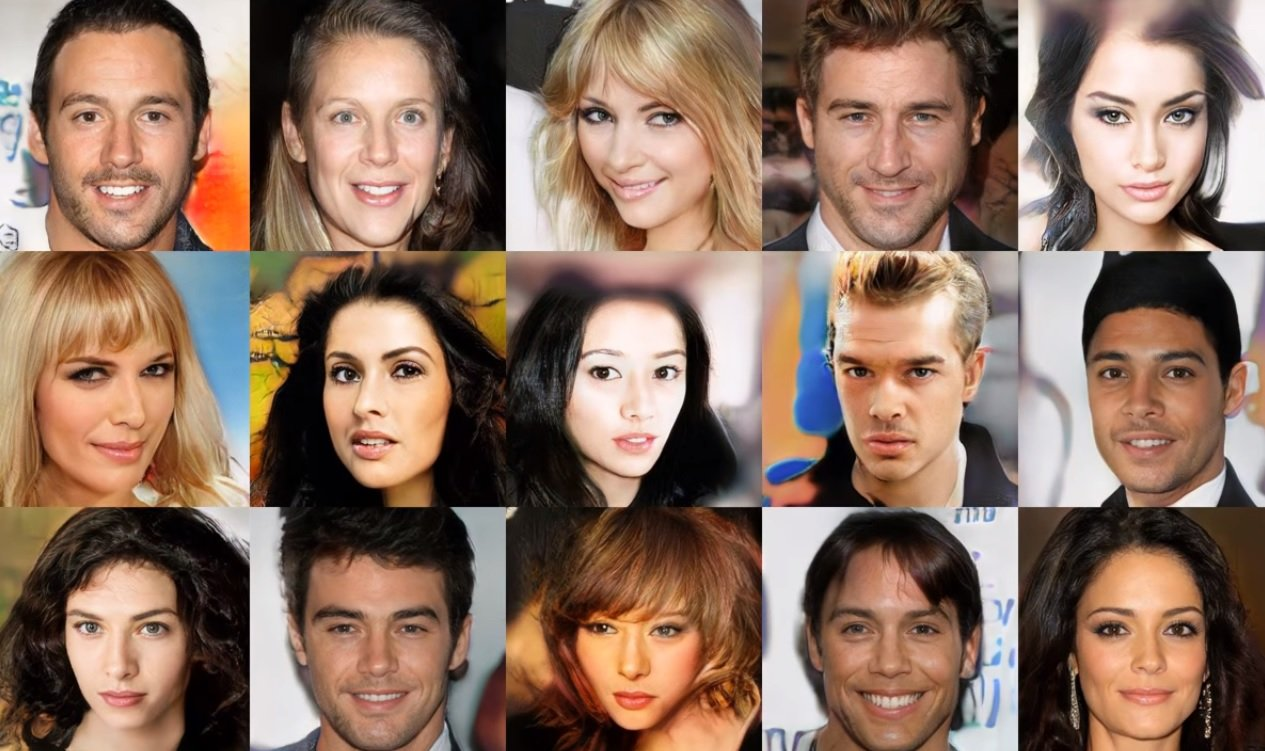
#> input picture haarCascade/face-detection/img/2.jpg, 1265 x 751 px, given as the content of the folder yuzverileri, which was not available
$ python -i training.py   (imports and definitions only)
#> lines starting #> are read from the running program, lines starting #| are printed output that depends on the picture; pictures that were not available may be replaced by others from this repository, and a replacement may not be noted
import cv2, os
import numpy as np
from PIL import Image

recognizer = cv2.face.LBPHFaceRecognizer_create()
cascadePath = "face.xml"
faceCascade = cv2.CascadeClassifier(cascadePath)
path = 'yuzverileri'


def get_images_and_labels(path):
#> called with path = 'yuzverileri'
    image_paths = [os.path.join(path, f) for f in os.listdir(path)]
    images = []
    labels = []
    for image_path in image_paths:
        image_pil = Image.open(image_path).convert('L')
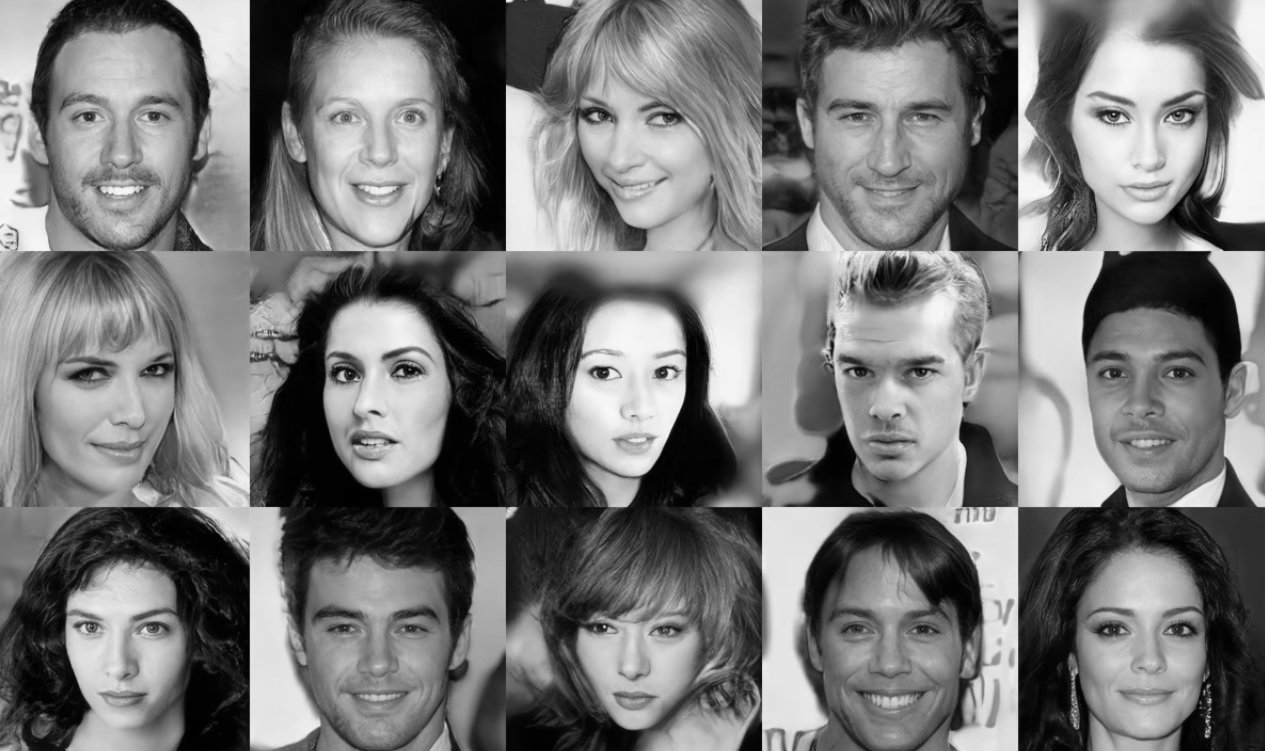
#> image_pil: PIL image 1265x751 L; min 0, max 255, mean 118.5
        image = np.array(image_pil, 'uint8')
        nbr = int(os.path.split(image_path)[1].split(".")[0].replace("face-", ""))
        print(nbr)
        faces = faceCascade.detectMultiScale(image)
#> faces = 16 rows, first 6: [222, 302, 87, 87], [1060, 52, 169, 169], [553, 312, 159, 159], [47, 570, 150, 150], [292, 562, 169, 169], [812, 568, 154, 154]
        for (x, y, w, h) in faces:
            images.append(image[y: y + h, x: x + w])
            labels.append(nbr)
            cv2.imshow("Ekleniyor...", image[y: y + h, x: x + w])
            cv2.waitKey(10)
#> this loop made 16 passes
#> (x, y, w, h) on passes 1 to 12: (222, 302, 87, 87), (1060, 52, 169, 169), (553, 312, 159, 159), (47, 570, 150, 150), (292, 562, 169, 169), (812, 568, 154, 154), (292, 51, 171, 171), (293, 305, 169, 169), (1066, 310, 162, 162), (1066, 569, 160, 160), (560, 578, 146, 146), (31, 43, 182, 182)
#> pass 1, in get_images_and_labels, `cv2.imshow("Ekleniyor...", image[y: y + h, x: x + w])`:
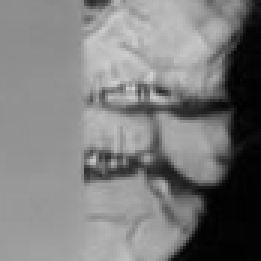
#> window 'Ekleniyor...': shape (87, 87) (shown 3 times larger); min 0, max 210, mean 124.3
#> pass 2, in get_images_and_labels, `cv2.imshow("Ekleniyor...", image[y: y + h, x: x + w])`:
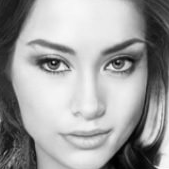
#> window 'Ekleniyor...': shape (169, 169); min 1, max 250, mean 158.8
#> after the loop, images = 16 items; labels = [2, 2, 2, 2, 2, 2, 2, 2, 2, 2, 2, 2, 2, 2, 2, 2]
    return images, labels


images, labels = get_images_and_labels(path)
#> images = 16 items; labels = [2, 2, 2, 2, 2, 2, 2, 2, 2, 2, 2, 2, 2, 2, 2, 2]
# [6 lines not run here, left out]

>>> result = get_images_and_labels('../face-detection/img/2.jpg')
#> the loop in get_images_and_labels (call 2), `for (x, y, w, h) in faces:` made 16 passes

$ run again, on haarCascade/face-detection/img/3.jpg
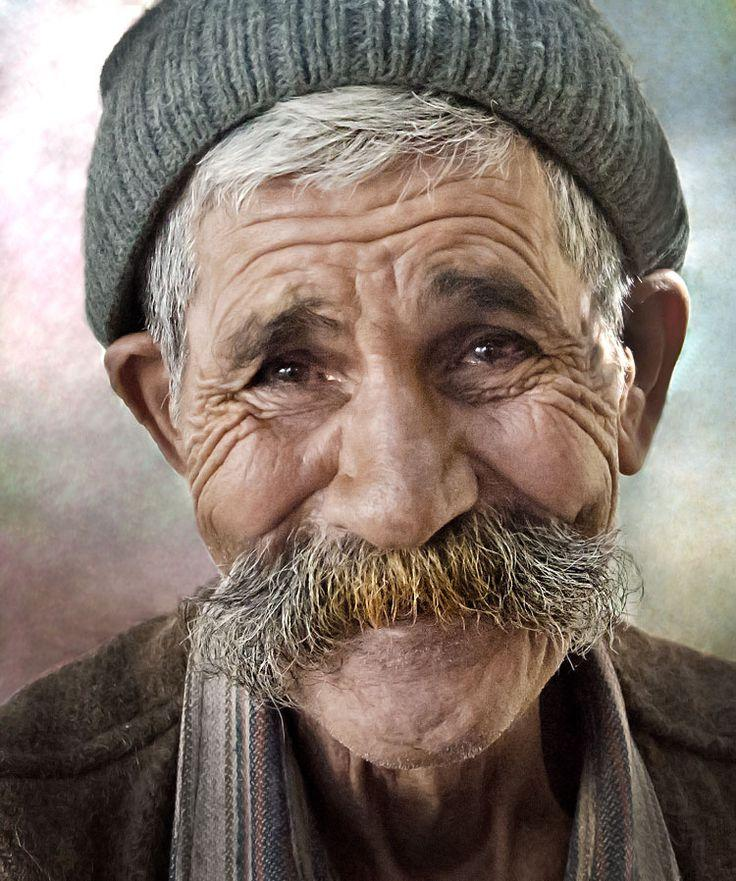
#> input picture haarCascade/face-detection/img/3.jpg, 736 x 881 px, given as the content of the folder yuzverileri, which was not available
#> in get_images_and_labels, `image_pil = Image.open(image_path).convert('L')`:
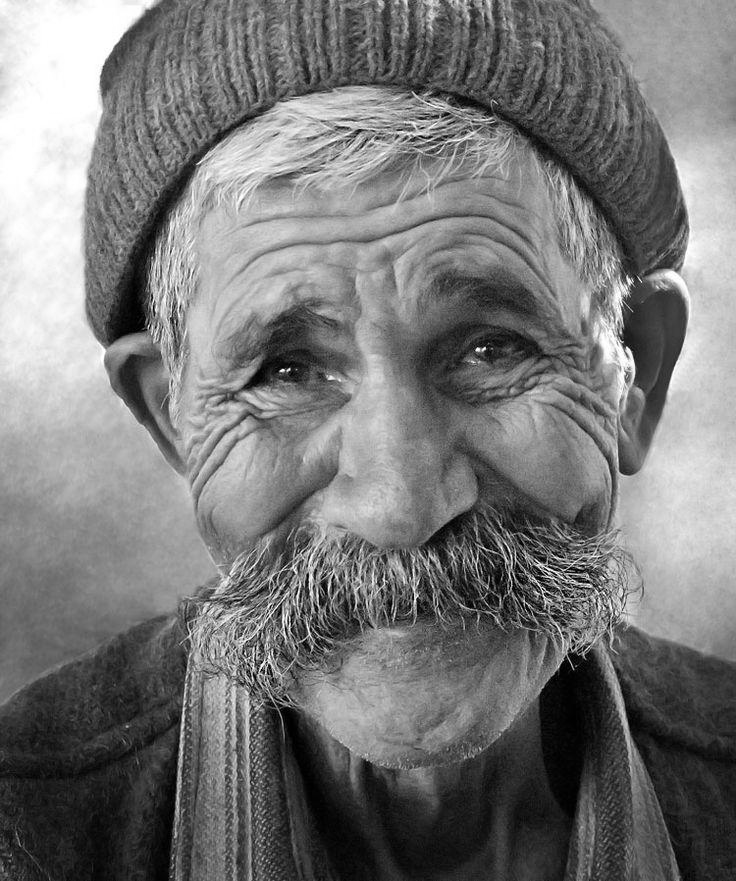
#> image_pil: PIL image 736x881 L; min 0, max 255, mean 119.3
#> faces = [[79, 116, 615, 615]]
#> the loop in get_images_and_labels, `for (x, y, w, h) in faces:` made 1 pass
#> pass 1, in get_images_and_labels, `cv2.imshow("Ekleniyor...", image[y: y + h, x: x + w])`:
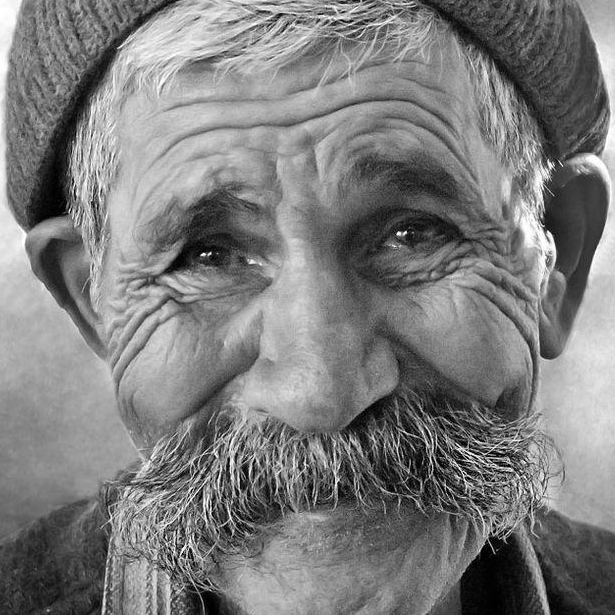
#> window 'Ekleniyor...': shape (615, 615); min 0, max 255, mean 124.4
#> after the loop in get_images_and_labels, `for (x, y, w, h) in faces:`: images = 1 item; labels = [3]
#> `images, labels = get_images_and_labels(path)`: images = 1 item; labels = [3]
#> the loop in get_images_and_labels (call 2), `for (x, y, w, h) in faces:` made 1 pass

$ run again, on haarCascade/face-detection/img/4.jpeg
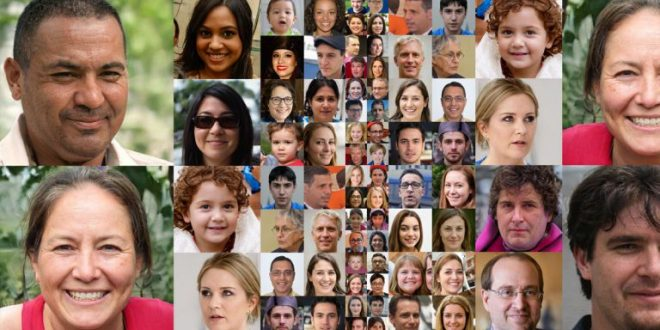
#> input picture haarCascade/face-detection/img/4.jpeg, 660 x 330 px, given as the content of the folder yuzverileri, which was not available
#> in get_images_and_labels, `image_pil = Image.open(image_path).convert('L')`:
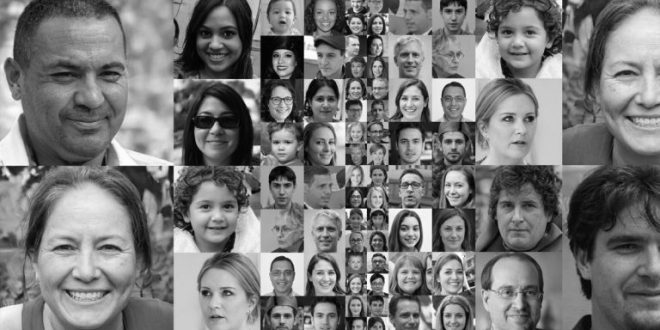
#> image_pil: PIL image 660x330 L; min 0, max 255, mean 121
#> faces = 39 rows, first 6: [312, 2, 27, 27], [440, 1, 28, 28], [268, 1, 29, 29], [312, 45, 29, 29], [394, 43, 32, 32], [267, 45, 31, 31]
#> the loop in get_images_and_labels, `for (x, y, w, h) in faces:` made 39 passes
#> pass 2, in get_images_and_labels, `cv2.imshow("Ekleniyor...", image[y: y + h, x: x + w])`:
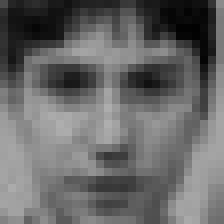
#> window 'Ekleniyor...': shape (28, 28) (shown 8 times larger); min 1, max 174, mean 103.7
#> after the loop in get_images_and_labels, `for (x, y, w, h) in faces:`: images = 39 items; labels = 39 values from 4 to 4
#> `images, labels = get_images_and_labels(path)`: images = 39 items; labels = 39 values from 4 to 4
#> the loop in get_images_and_labels (call 2), `for (x, y, w, h) in faces:` made 39 passes
